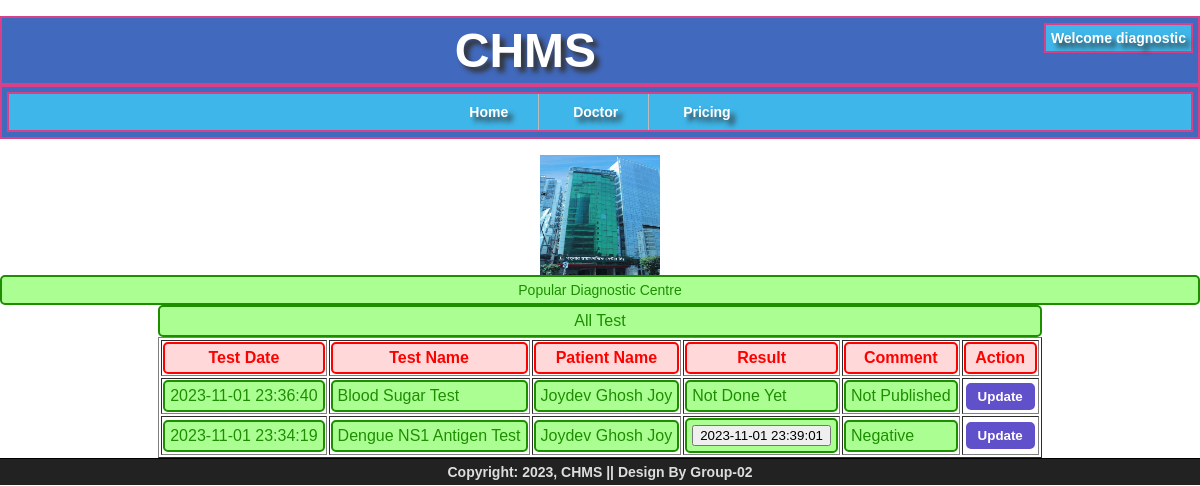
The app's page /CHMS/diagnostic-center/test.php (signed in) with its own data.
### tables this page shows
CREATE TABLE `diagnostic_center` (
  `ID` int(11) NOT NULL,
  `License_Number` int(11) NOT NULL,
  `Name` varchar(150) NOT NULL
);

CREATE TABLE `user_details` (
  `ID` int(11) NOT NULL,
  `User_Name` varchar(255) NOT NULL,
  `Password` char(255) NOT NULL,
  `Role` char(20) NOT NULL,
  `Phone_Number` char(15) NOT NULL,
  `Email` char(150) DEFAULT NULL,
  `Address` varchar(200) DEFAULT NULL,
  `Photo` char(50) DEFAULT NULL,
  `Status` tinyint(1) NOT NULL
);

CREATE TABLE `test_log` (
  `ID` int(11) NOT NULL,
  `T_ID` int(11) NOT NULL,
  `P_ID` int(11) NOT NULL,
  `Prescription_ID` int(11) DEFAULT NULL,
  `DC_ID` int(11) DEFAULT NULL,
  `Test_Date` datetime DEFAULT NULL,
  `Result_Date` datetime DEFAULT NULL,
  `Result` char(50) DEFAULT NULL,
  `Comment` varchar(200) DEFAULT NULL
);

CREATE TABLE `test` (
  `ID` int(11) NOT NULL,
  `Name` varchar(50) NOT NULL,
  `Price` decimal(8,2) NOT NULL,
  `Status` tinyint(1) NOT NULL
);

CREATE TABLE `patient` (
  `ID` int(11) NOT NULL,
  `Fname` varchar(30) NOT NULL,
  `Lname` varchar(30) DEFAULT NULL,
  `DOB` date NOT NULL,
  `Gender` char(10) NOT NULL,
  `Emergency_Number` char(15) NOT NULL,
  `Blood` char(3) DEFAULT NULL,
  `Weight` decimal(5,2) DEFAULT NULL
);

### CHMS/diagnostic-center/test.php (the view, shortened to what this page needs)
<?php
include("../common/header-content.php");
$User_ID = $_SESSION['User_ID'];
$sql_info = "SELECT dc.Name, u.Photo
		FROM diagnostic_center dc, user_details u
		WHERE dc.ID = u.ID AND dc.ID = $User_ID";
		$result_info = mysqli_query($conn, $sql_info);
		$found_user = mysqli_fetch_array($result_info);
        $Name = $found_user['Name'];
        $Photo = $found_user['Photo'];
        echo '<table align="center" border="1">';
        if($Photo == ""){
			echo '<div align="center"><img src="/chms/diagnostic-center/img/null.jpg" alt="'.$Name.'" width="200px" height="200px"></div>';
		}
		else{
			echo '<div align="center"><img src="/chms/diagnostic-center/'.$Photo.'" alt="'.$Name.'" width="120px" height="120px"></div>';
		}
		echo '<div id="joy_congratulation" align="center">
		'. $Name . '</div>';
echo '
		<caption>
			<div id="joy_congratulation">
				All Test
			</div>
		</caption>
		<tr>
			<th>
				<div id="joy_warning" align="center">
					Test Date
				</div>
			</th>
			<th>
				<div id="joy_warning" align="center">
					Test Name
				</div>
			</th>
			<th>
				<div id="joy_warning" align="center">
					Patient Name
				</div>
			</th>
			<th>
				<div id="joy_warning" align="center">
					Result
				</div>
			</th>
			<th>
				<div id="joy_warning" align="center">
					Comment
				</div>
			</th>
			<th>
				<div id="joy_warning" align="center">
					Action
				</div>
			</th>
		</tr>';
$sql_all_test = "SELECT tl.ID, t.Name, tl.Test_Date, p.Fname, p.Lname, tl.Result_Date, tl.Result, tl.Comment
				FROM test t, test_log tl, patient p
				WHERE t.ID = tl.T_ID AND tl.P_ID = p.ID AND tl.DC_ID = $User_ID
				ORDER BY tl.Test_Date DESC";
	$result_all_test = mysqli_query($conn, $sql_all_test);
	if (mysqli_num_rows($result_all_test) > 0){
		while ($row = mysqli_fetch_assoc($result_all_test)){
			echo '<tr>
					<td>
						<div id="joy_congratulation">
							'.$row['Test_Date'].'
						</div>
					</td>
					<td>
						<div id="joy_congratulation">
							'.$row['Name'].'
						</div>
					</td>
					<td>
						<div id="joy_congratulation">
							'.$row['Fname'].' '.$row['Lname'].'
						</div>
					</td>
					<td>
						<div id="joy_congratulation">';
						if($row['Result_Date'] == ""){
							echo 'Not Done Yet';
						}
						else{
							echo '<a href="/chms/diagnostic-center/'.$row['Result'].'" download="report-'.$row['ID'].'.pdf">
								        <button>'.$row['Result_Date'].'</button>
								    </a>';
						}
						echo '
						</div>
					</td>
					<td>
						<div id="joy_congratulation">';
						if($row['Comment'] == ""){
							echo 'Not Published';
						}
						else{
							echo ''.$row['Comment'].'';
						}
						echo '
						</div>
					</td>
					<td>
						<form action="/chms/diagnostic-center/update-test.php" target="_blank" method="POST" style="margin: 0px; padding: 0px;">
							<input type="hidden" id="ID" name="ID" value="'.$row['ID'].'">
							<input type="submit" name="update" value="Update">
						</form>
					</td>
				</tr>';
		}
	}
	echo '</table>';
?>
<!DOCTYPE html>
<html>
<head>
</head>
<body>
</body>
</html>

### records on screen
diagnostic_center: ID.Photo (picture), Name "Popular Diagnostic Centre"
test_log: Test_Date "2023-11-01 23:36:40", T_ID.Name "Blood Sugar Test", P_ID.Fname "Joydev Ghosh", P_ID.Lname "Joy", shows "Not Done Yet", shows "Not Published"
test_log: Test_Date "2023-11-01 23:34:19", T_ID.Name "Dengue NS1 Antigen Test", P_ID.Fname "Joydev Ghosh", P_ID.Lname "Joy", Result_Date "2023-11-01 23:39:01", Comment "Negative"

### other values on screen
$User_Name "diagnostic"
